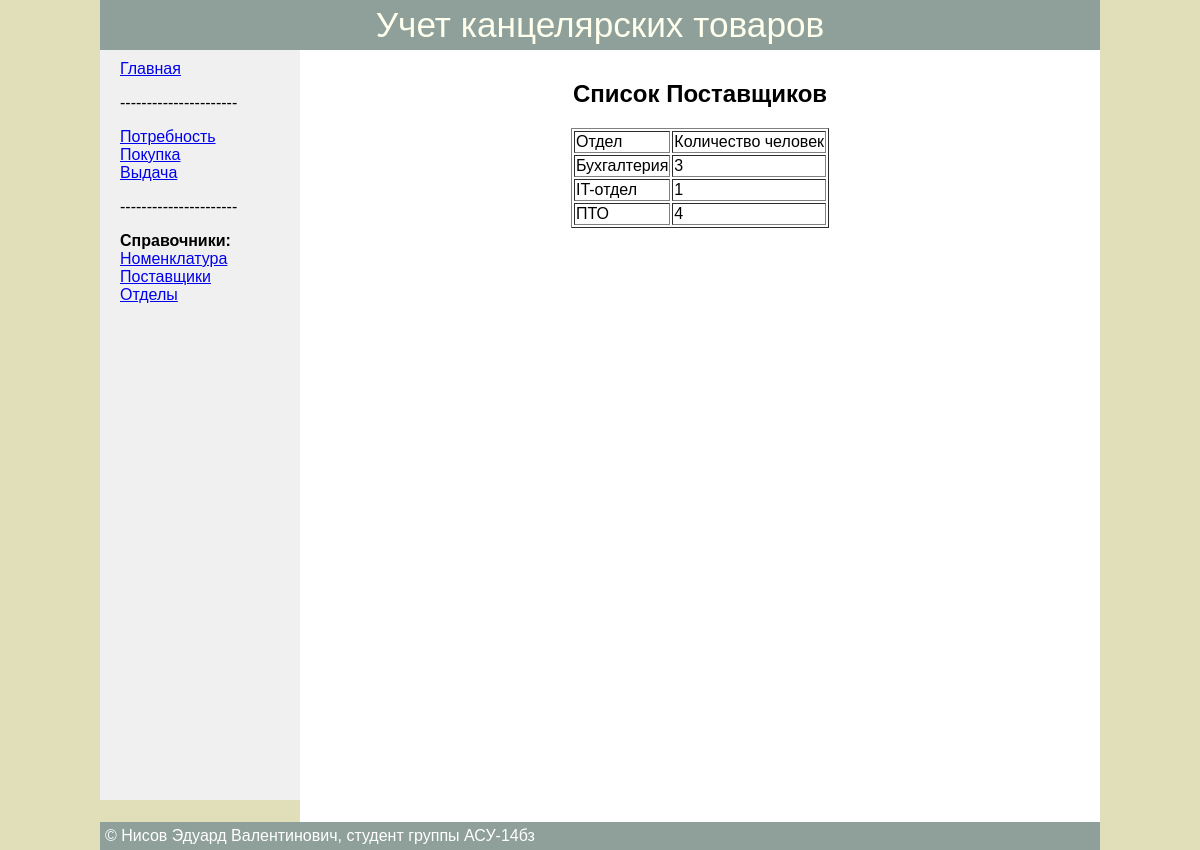
The app's page /?controller=directory&action=depts with its own data.
### tables this page shows
CREATE TABLE IF NOT EXISTS `otdel` (
  `id` int(2) NOT NULL,
  `name` varchar(20) NOT NULL,
  `number` int(2) NOT NULL
);

### Controller/DirectoryController.php (called while the page is built, shortened)
<?php
include_once "Model/TotalModel.php";
function deptsAction (){
    $deps = getDepts();
    include_once "View/header.php";
    include_once "View/depsView.php";
    include_once "View/footer.php";
}

### Config/MainFunction.php (called while the page is built, shortened)
<?php
function loadPage ($controllerName, $actionName = 'index'){
    $function = $actionName . "Action";
    $function();
}
function assocArray($result){
    $res = array();
    while ($row = mysqli_fetch_assoc($result)){
        $res[] = $row;
    };
    return $res;
}

### Index.php (called while the page is built, shortened)
<?php
require_once "Config/db.php";
require_once "Config/MainFunction.php";
$controllerName = isset($_GET['controller'])?ucfirst($_GET['controller']):'Index';
$actionName = isset($_GET['action'])?ucfirst($_GET['action']):'Index';
loadPage($controllerName, $actionName);

### Config/db.php (called while the page is built, shortened)
 <?php
function dbConect (){
    $dbLink = mysqli_connect(dbLocation, dbUser, dbPass, dbName);
    mysqli_set_charset($dbLink, 'utf8');
    return $dbLink;
}

### Model/TotalModel.php (called while the page is built, shortened)
<?php
function getDepts (){
    $sql = "SELECT * FROM `otdel`";
    $result = mysqli_query(dbConect(), $sql);
    return assocArray($result);
}

### View/depsView.php (the view)
<div align="center">
    <h2>Список Поставщиков</h2>
    <table border="solid 1px black">
        <tr>
            <td>Отдел</td>
            <td>Количество человек</td>
        </tr>
        <?php foreach ($deps as $value){?><tr>
            <td><?php echo "{$value['name']}"?></td>
            <td><?php echo "{$value['number']}"?></td>
            </tr><?php }?>
    </table>
</div>

### View/css/style.css (style rules this page uses)
body { font: 12pt Arial, Helvetica, sans-serif; background: #e1dfb9; margin:0; height: 100%; }

### records on screen
otdel: name "Бухгалтерия", number "3"
otdel: name "IT-отдел", number "1"
otdel: name "ПТО", number "4"
